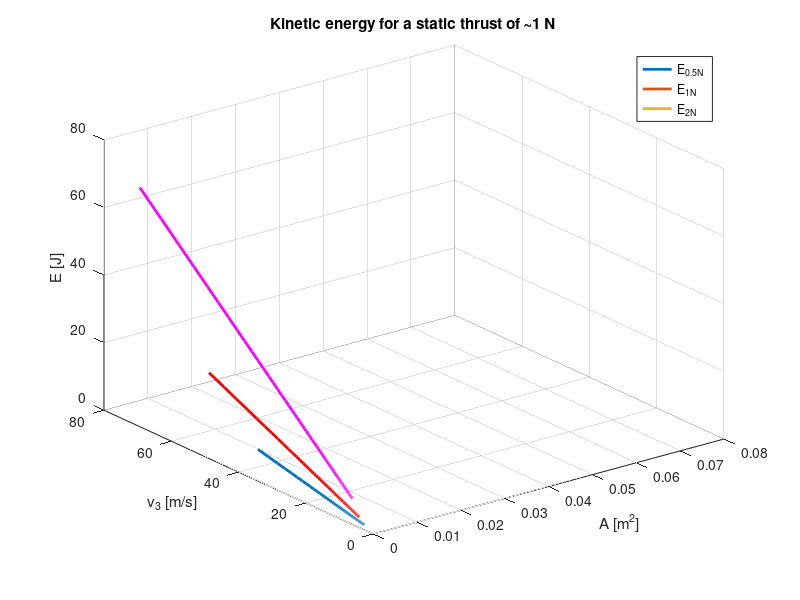

This chart was generated by the following MATLAB code:
% fluid density
rho = 1.293; % [kg/m^3]

% induced velocity (Froude-Rankine theorem)
vi = @(v3,v0) 0.5*(v3+v0);

% volumentric flow rate
Q = @(A,vi) A*vi;

% mass flow rate
mdot = @(A,vi) rho*Q(A,vi);

% theoretical dynamic thrust
F = @(A,v3,v0) mdot(A,vi(v3,v0))*(v3-v0);

% theoretical energy required
E = @(A,v3,v0) F(A,v3,v0)*vi(v3,v0);

% outflow velocity from force and area
v3N = @(F,A) sqrt(2*F./(rho*A));

% area from outflow velocity and force
AN = @(F,v3) 2*F./(rho*v3.^2);

% fixed target force
force = 1; % [N]

% simulation
r_series = 0.01:0.001:0.1; % radius [m]
A_series = 2*pi*r_series.^2;
v3_series_1 = v3N(0.5*force, A_series);    % outflow velocity [m/s]
v3_series_2 = v3N(force, A_series);    % outflow velocity [m/s]
v3_series_3 = v3N(2*force, A_series);    % outflow velocity [m/s]

energy_series_1 = nan(numel(A_series));
energy_series_2 = nan(numel(A_series));
energy_series_3 = nan(numel(A_series));
index = 0;
for A=A_series
    index = index + 1;         
    energy_series_1(index) = E(A,v3_series_1(index),0);
    energy_series_2(index) = E(A,v3_series_2(index),0);
    energy_series_3(index) = E(A,v3_series_3(index),0);
end


figure;
plot3(A_series,v3_series_1,energy_series_1, 'LineWidth', 2); hold on;
plot3(A_series,v3_series_2,energy_series_2, 'Color', 'r', 'LineWidth', 2);
plot3(A_series,v3_series_3,energy_series_3, 'Color', 'm', 'LineWidth', 2);


grid on;
title(['Kinetic energy for a static thrust of ~' num2str(force) ' N']);
xlabel('A [m^2]');
ylabel('v_3 [m/s]');
zlabel('E [J]');
legend('E_{0.5N}', 'E_{1N}', 'E_{2N}');